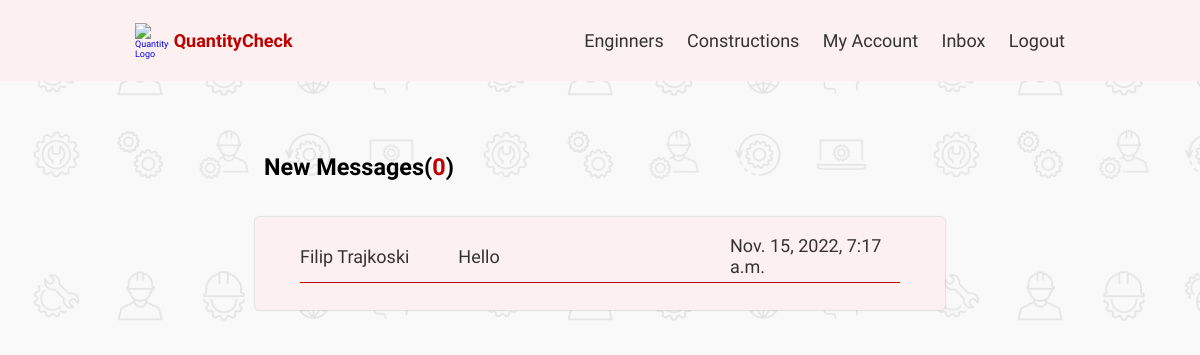
The page /users/inbox/ (signed in) on the database its author committed.
### users/models.py (models this page shows, shortened)
class Message(models.Model):
    sender = models.ForeignKey(Profile, on_delete=models.SET_NULL, null=True, blank=True)
    recipient = models.ForeignKey(Profile, on_delete=models.SET_NULL, null=True, blank=True, related_name='messages')
    name = models.CharField(max_length=200, null=True, blank=True)
    email = models.EmailField(max_length=200, null=True, blank=True)
    subject = models.CharField(max_length=200, null=True, blank=True)
    body = models.TextField()
    is_read = models.BooleanField(default=False, null=True)
    created = models.DateTimeField(auto_now_add=True)
    id = models.UUIDField(default=uuid.uuid4, unique=True, primary_key=True, editable=False)
    class Meta:
        ordering = ['is_read', 'created']

### users/views.py (the view)
# urls.py: path('inbox/', views.inbox, name='inbox'),
@login_required(login_url='login')
def inbox(request):
    profile = request.user.profile
    messageRequests = profile.messages.all()
    numberOfMessages = messageRequests.count()
    unreadCount = messageRequests.filter(is_read=False).count()
    context = {
        'messageRequests':messageRequests,
        'numberOfMessages':numberOfMessages,
        'unreadCount':unreadCount,
    }
    return render(request, 'users/inbox.html', context)

### users/templates/users/inbox.html
{% extends 'main.html' %}
{% block content %}
<main>
  <div class="content-box">
    <h3 class="inbox__title">New Messages(<span>{{unreadCount}}</span>)</h3>
    {% if numberOfMessages == 0 %}
    <ul class="messages">
      <p class="message__empty">Your inbox is empty.</p>
    </ul>
    {% else %}
      <ul class="messages">
        {% for message in messageRequests %}
          {% if message.is_read == False %}
            <li class="message message--unread">
          {% else %}
            <li class="message">
          {% endif %}
            <a href="{% url 'users:message' message.id %}">
              <span class="message__author">{{message.name}}</span>
              <span class="message__subject">{{message.subject}}</span>
              <span class="message__date">{{message.created}}</span>
            </a>
          </li>
        {% endfor %}
      </ul>
    {% endif %}
  </div>
</main>
{% endblock content %}

### static/styles/constructions.css (style rules this page uses)
* { margin: 0; padding: 0; box-sizing: inherit; }
html { font-size: 62.5%; box-sizing: border-box; overflow-x: hidden; }
body { font-family: 'Roboto Condensed', sans-serif; background-color: rgb(250, 250, 250); }
html, body { max-width: 100%; }
main { display: flex; flex-direction: column; align-items: center; }

### static/styles/form.css (style rules this page uses)
.content-box { display: flex; align-items: center; justify-content: center; padding: 5rem 2rem; }

### static/styles/alerts.css (style rules this page uses)
:root { --color-white-light: rgba(136, 136, 136, 0.2); --color-main-light: rgb(180, 206, 255); --color-main: rgb(0, 54, 155); --color-error-bg: rgb(255, 179, 179); --color-error: rgb(155, 0, 0); --color-success-bg: rgb(219, 255, 219); --color-success: rgb(0, 155, 0); }

### static/styles/inbox.css (style rules this page uses)
.content-box { display: flex; flex-direction: column; align-items: center; gap: 3rem; width: 60vw; margin-top: 5rem; padding: 2rem 5rem; }
.content-box::after { z-index: -1; opacity: 0.1; content: ''; display: block; position: fixed; top: 0; left: 0; bottom: 0; right: 0; background: url(../images/pattern.jpg); background-size: 50rem; }
.inbox__title { font-size: 2.6rem; font-weight: 700; width: 100%; padding: 1rem; }
.inbox__title span { color: #bd0000; }
.messages { display: grid; grid-template-rows: auto; width: 100%; justify-content: center; list-style-type: none; gap: 2.6rem; width: 100%; height: fit-content; padding: 2rem; background-color: rgb(253, 240, 240); border-radius: 0.5rem; box-shadow: 0 0 1px 1px rgba(136, 136, 136, 0.2); }
.message a { display: grid; grid-template-columns: 1fr 2fr 1.5fr; align-items: center; justify-items: flex-start; text-decoration: none; color: #333333; font-size: 2rem; padding-bottom: 0.5rem; align-items: center; width: 50vw; gap: 5rem; border-bottom: solid 0.2px #bd0000; margin-bottom: 1rem; }
.message__subject, .message__date { text-align: left; }
.message__date { justify-self: flex-end; }

### static/styles/responsive.css (style rules this page uses)
@media (max-width: 90em) { .content-box { width: 65vw; } }
@media (max-width: 75em) { html { font-size: 56.25%; } }
@media (max-width: 75em) { .content-box { width: 60vw; } }
@media (max-width: 75em) { .content-box { width: 65vw; } }

### rows shown on the page
Message: name "Filip Trajkoski", subject "Hello", created "Nov. 15, 2022, 7:17 a.m."

### other values the page prints
{{ unreadCount }} "0"
